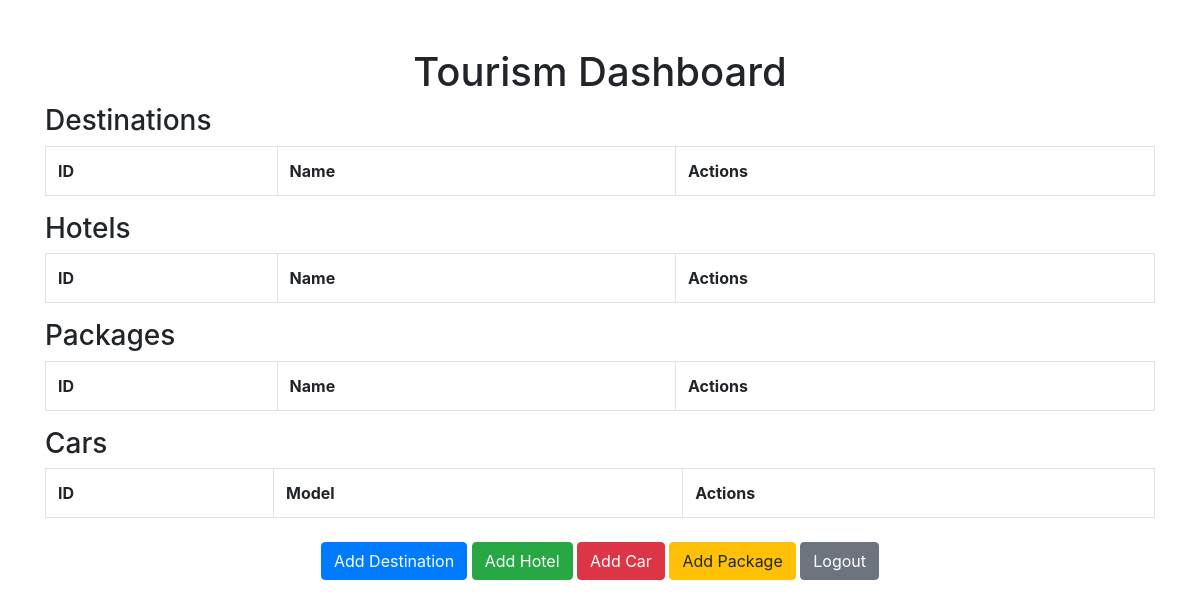
The page /admin/dashboard_old.php (signed in) on the database as committed earlier.
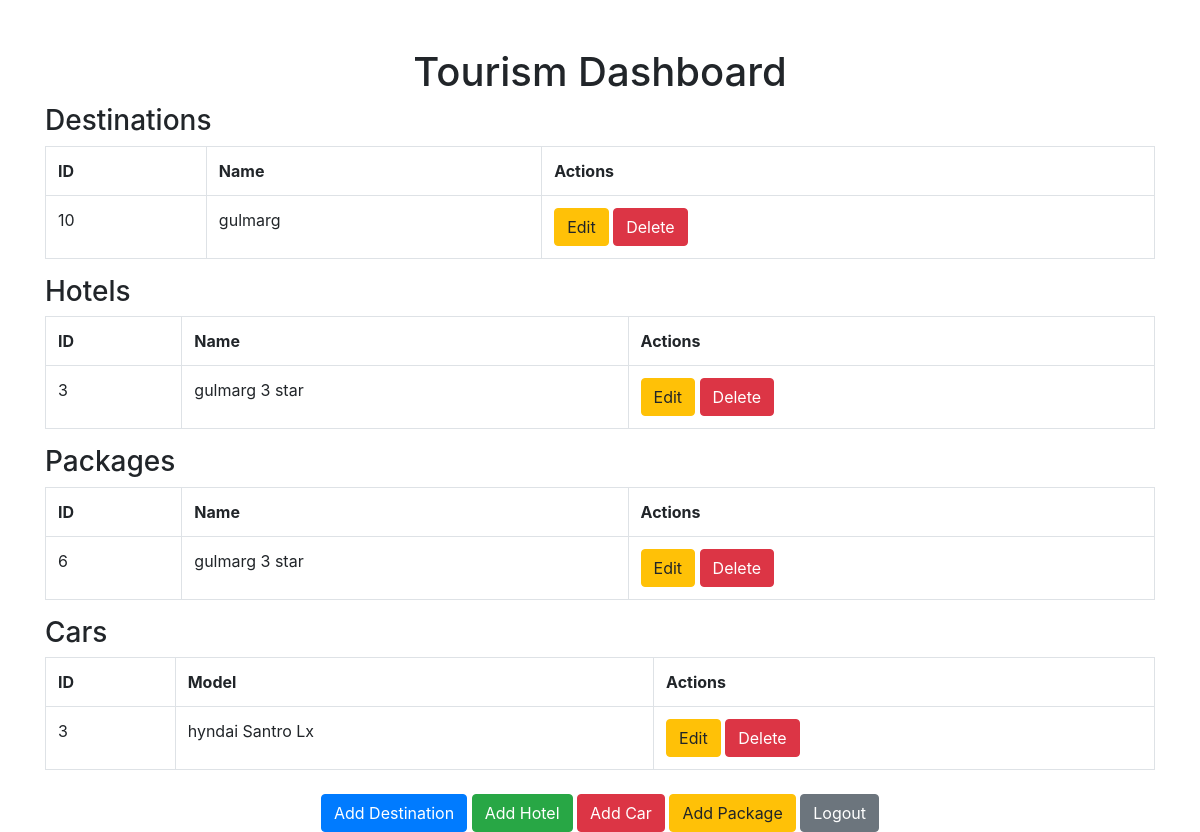
The same page on the database as committed later.
### tables this page shows
CREATE TABLE `destinations` (
  `id` int(11) NOT NULL,
  `name` varchar(255) NOT NULL,
  `description` text DEFAULT NULL,
  `image` varchar(255) DEFAULT NULL
);

CREATE TABLE `hotels` (
  `id` int(11) NOT NULL,
  `name` varchar(255) NOT NULL,
  `location` varchar(255) DEFAULT NULL,
  `description` text DEFAULT NULL,
  `price` decimal(10,2) NOT NULL,
  `status` enum('occupied','available') DEFAULT 'available',
  `image` varchar(255) DEFAULT NULL,
  `destination_id` int(11) DEFAULT NULL
);

CREATE TABLE `packages` (
  `id` int(11) NOT NULL,
  `name` varchar(255) NOT NULL,
  `description` text DEFAULT NULL,
  `duration` varchar(50) DEFAULT NULL,
  `price` decimal(10,2) DEFAULT NULL,
  `destination_id` int(11) DEFAULT NULL,
  `image` varchar(255) DEFAULT NULL,
  `is_trending` tinyint(1) NOT NULL DEFAULT 0,
  `is_featured` tinyint(1) NOT NULL DEFAULT 0,
  `rating` decimal(3,1) NOT NULL DEFAULT 5.0,
  `is_honeymoon` tinyint(1) NOT NULL DEFAULT 0,
  `is_adventure` tinyint(1) NOT NULL DEFAULT 0,
  `is_premium` tinyint(1) NOT NULL DEFAULT 0,
  `is_budget` tinyint(1) NOT NULL DEFAULT 0,
  `reviews` decimal(5,0) NOT NULL DEFAULT 0
);

CREATE TABLE `cars` (
  `id` int(11) NOT NULL,
  `model` varchar(255) NOT NULL,
  `status` enum('available','occupied') DEFAULT 'available',
  `price` decimal(10,2) DEFAULT NULL,
  `image` varchar(255) DEFAULT NULL,
  `destination_id` int(11) DEFAULT NULL
);

### admin/dashboard_old.php (the view, shortened to what this page needs)
<?php
require 'db_connect.php';
try {
    $destinations = $pdo->query("SELECT * FROM destinations")->fetchAll();
    $hotels = $pdo->query("SELECT * FROM hotels")->fetchAll();
    $packages = $pdo->query("SELECT * FROM packages")->fetchAll();
    $cars = $pdo->query("SELECT * FROM cars")->fetchAll();
} catch (PDOException $e) {
    echo "Error: " . $e->getMessage();
}
?>
<!DOCTYPE html>
<html lang="en">
<head>
    <link href="https://maxcdn.bootstrapcdn.com/bootstrap/4.5.2/css/bootstrap.min.css" rel="stylesheet">
</head>
<body>
    <div class="container mt-5">
        <h1 class="text-center">Tourism Dashboard</h1>
        <h3>Destinations</h3>
        <table class="table table-bordered">
            <tr>
                <th>ID</th><th>Name</th><th>Actions</th>
            </tr>
            <?php foreach ($destinations as $destination): ?>
            <tr>
                <td><?= $destination['id'] ?></td>
                <td><?= htmlspecialchars($destination['name']) ?></td>
                <td>
                    <a href="edit_destination.php?id=<?= $destination['id'] ?>" class="btn btn-warning">Edit</a>
                    <a href="delete.php?type=destination&id=<?= $destination['id'] ?>" class="btn btn-danger" onclick="return confirm('Are you sure you want to delete this destination?');">Delete</a>
                </td>
            </tr>
            <?php endforeach; ?>
        </table>
        <h3>Hotels</h3>
        <table class="table table-bordered">
            <tr>
                <th>ID</th><th>Name</th><th>Actions</th>
            </tr>
            <?php foreach ($hotels as $hotel): ?>
            <tr>
                <td><?= $hotel['id'] ?></td>
                <td><?= htmlspecialchars($hotel['name']) ?></td>
                <td>
                    <a href="edit_hotel.php?id=<?= $hotel['id'] ?>" class="btn btn-warning">Edit</a>
                    <a href="delete.php?type=hotel&id=<?= $hotel['id'] ?>" class="btn btn-danger" onclick="return confirm('Are you sure you want to delete this hotel?');">Delete</a>
                </td>
            </tr>
            <?php endforeach; ?>
        </table>
        <h3>Packages</h3>
        <table class="table table-bordered">
            <tr>
                <th>ID</th><th>Name</th><th>Actions</th>
            </tr>
            <?php foreach ($packages as $package): ?>
            <tr>
                <td><?= $package['id'] ?></td>
                <td><?= htmlspecialchars($package['name']) ?></td>
                <td>
                    <a href="edit_package.php?id=<?= $package['id'] ?>" class="btn btn-warning">Edit</a>
                    <a href="delete.php?type=package&id=<?= $package['id'] ?>" class="btn btn-danger" onclick="return confirm('Are you sure you want to delete this package?');">Delete</a>
                </td>
            </tr>
            <?php endforeach; ?>
        </table>
        <h3>Cars</h3>
        <table class="table table-bordered">
            <tr>
                <th>ID</th><th>Model</th><th>Actions</th>
            </tr>
            <?php foreach ($cars as $car): ?>
            <tr>
                <td><?= $car['id'] ?></td>
                <td><?= htmlspecialchars($car['model']) ?></td>
                <td>
                    <a href="edit_car.php?id=<?= $car['id'] ?>" class="btn btn-warning">Edit</a>
                    <a href="delete.php?type=car&id=<?= $car['id'] ?>" class="btn btn-danger" onclick="return confirm('Are you sure you want to delete this car?');">Delete</a>
                </td>
            </tr>
            <?php endforeach; ?>
        </table>
        <div class="text-center mt-4">
            <a href="add_destination.php" class="btn btn-primary">Add Destination</a>
            <a href="add_hotel.php" class="btn btn-success">Add Hotel</a>
            <a href="add_car.php" class="btn btn-danger">Add Car</a>
            <a href="add_package.php" class="btn btn-warning">Add Package</a>
            <a href="logout.php" class="btn btn-secondary">Logout</a>
        </div>
    </div>
</body>
</html>

Rows that differ between the two databases and show on the page:
added destinations: id "10", name "gulmarg"
added hotels: id "3", name "gulmarg 3 star"
added packages: id "6", name "gulmarg 3 star"
added cars: id "3", model "hyndai Santro Lx"
